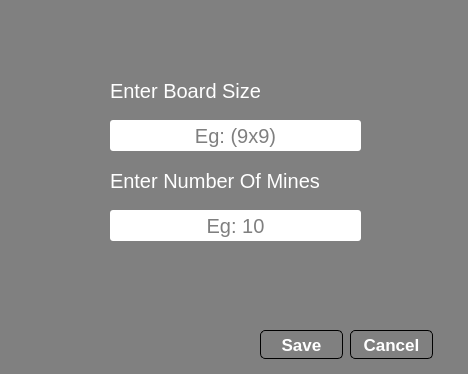
<?xml version="1.0" encoding="UTF-8"?>
<ui version="4.0">
 <class>settings</class>
 <widget class="QDialog" name="settings">
  <property name="geometry">
   <rect>
    <x>0</x>
    <y>0</y>
    <width>468</width>
    <height>374</height>
   </rect>
  </property>
  <property name="windowTitle">
   <string>Dialog</string>
  </property>
  <property name="styleSheet">
   <string notr="true">#settings{
background-color:grey;
}
QPushButton{
width:80px;
height:30px;
background-color:grey;
color:white;
border: 1px solid black;
border-radius:5px;
font-size:17px;
font-weight:bold
}
QPushButton:hover{
background-color:white;
color:black
}
QLabel{
color:white;
font-size:20px;
font-weight:semi-bold
}
QLineEdit{
background:white;
color:black;
border-radius:3px;
font-weight:semi-bold;
font-size:20px;
}
#error{
color:red;
}</string>
  </property>
  <widget class="QLabel" name="label">
   <property name="geometry">
    <rect>
     <x>110</x>
     <y>70</y>
     <width>151</width>
     <height>41</height>
    </rect>
   </property>
   <property name="text">
    <string>Enter Board Size</string>
   </property>
  </widget>
  <widget class="QLineEdit" name="boardSize">
   <property name="geometry">
    <rect>
     <x>110</x>
     <y>120</y>
     <width>251</width>
     <height>31</height>
    </rect>
   </property>
   <property name="alignment">
    <set>Qt::AlignCenter</set>
   </property>
   <property name="placeholderText">
    <string>Eg: (9x9)</string>
   </property>
  </widget>
  <widget class="QLabel" name="label_2">
   <property name="geometry">
    <rect>
     <x>110</x>
     <y>160</y>
     <width>211</width>
     <height>41</height>
    </rect>
   </property>
   <property name="text">
    <string>Enter Number Of Mines</string>
   </property>
  </widget>
  <widget class="QLineEdit" name="NoOfMines">
   <property name="geometry">
    <rect>
     <x>110</x>
     <y>210</y>
     <width>251</width>
     <height>31</height>
    </rect>
   </property>
   <property name="alignment">
    <set>Qt::AlignCenter</set>
   </property>
   <property name="placeholderText">
    <string>Eg: 10</string>
   </property>
  </widget>
  <widget class="QLabel" name="error">
   <property name="geometry">
    <rect>
     <x>0</x>
     <y>289</y>
     <width>461</width>
     <height>31</height>
    </rect>
   </property>
   <property name="text">
    <string/>
   </property>
   <property name="alignment">
    <set>Qt::AlignCenter</set>
   </property>
  </widget>
  <widget class="QPushButton" name="save">
   <property name="geometry">
    <rect>
     <x>260</x>
     <y>330</y>
     <width>83</width>
     <height>29</height>
    </rect>
   </property>
   <property name="text">
    <string>Save</string>
   </property>
  </widget>
  <widget class="QPushButton" name="cancel">
   <property name="geometry">
    <rect>
     <x>350</x>
     <y>330</y>
     <width>83</width>
     <height>29</height>
    </rect>
   </property>
   <property name="text">
    <string>Cancel</string>
   </property>
  </widget>
 </widget>
 <resources/>
 <connections/>
</ui>
